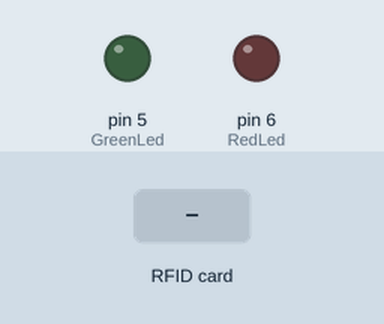
The sketch below on a simulated Arduino Uno, built with avr-gcc and run on an emulated ATmega328P. Parts: output pins drawn as LEDs (lit = HIGH). The inputs (shaded band) are chosen by the test bench. Pins used as bus, display or sensor lines are not drawn; what the sketch prints to the serial monitor is not drawn.

Above: at 1.2 s.
1.3 s: RFID card 86 00 3D 29 held to the reader
At 2.0 s:
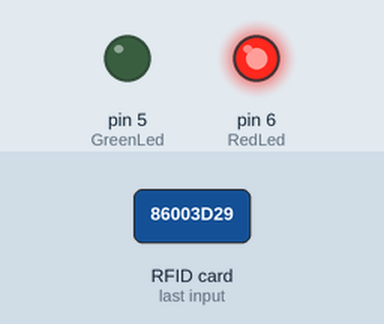
4.3 s: RFID card 60 73 13 71 held to the reader
At 7.1 s:
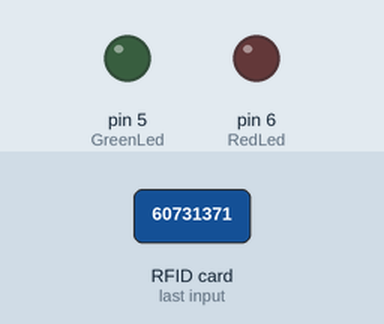
7.3 s: RFID card C7 44 E3 E0 held to the reader
At 8.2 s:
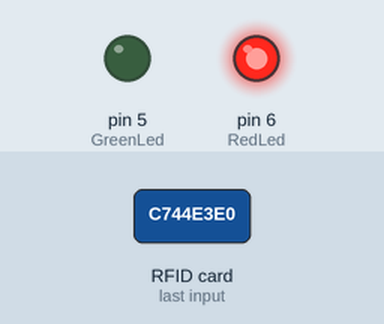
Timing chart, 0 to 10.8 s (numbered marks = the images above; inputs shaded):
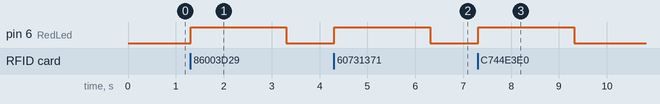

Measured:
- after the input at 1.3 s, pin 6 (RedLed): LOW → HIGH at once, → LOW 2.0 s later
- after the input at 4.3 s, pin 6 (RedLed): LOW → HIGH at once, → LOW 2.0 s later
- after the input at 7.3 s, pin 6 (RedLed): LOW → HIGH at once, → LOW 2.0 s later

The sketch:

Project_Code.ino
```cpp
#include <SPI.h>
#include <MFRC522.h>

#define SS_PIN 10 //RX slave select
#define RST_PIN 9

MFRC522 mfrc522(SS_PIN, RST_PIN); // Create MFRC522 instance.

byte card_ID[4]; //card UID size 4byte

byte s1[4]={0x86,0x00,0x3D,0x29};//first UID card
byte s2[4]={0x60, 0x73, 0x13, 0x71};//second UID card
byte s3[4] = {0xC7, 0x44, 0xE3, 0xE0};
byte s4[4] = {0xC0, 0xD9, 0x71, 0xAE};
byte s5[4] = {0xE0, 0x13, 0xBD, 0xD4};

//if you want the Arduino to detect the cards only once
int NumbCard[5];//this array contains the number of cards. in my case, i have just two cards.
int j=0;

int const RedLed=6;
int const GreenLed=5;

String Name;//user name
String Number;//user number
int n=5 ;//The number of cards you want to detect (optional)

void setup()
{
  Serial.begin(9600); // Initialize serial communications with the PC
  SPI.begin();  // Init SPI bus
  mfrc522.PCD_Init(); // Init MFRC522 card

  Serial.println("CLEARSHEET");                 // clears starting at row 1
  Serial.println("LABEL,Date,Time,Student Name,Register Number");// make four columns (Date,Time,[Name:"user name"]line 48 & 52,[Number:"user number"]line 49 & 53)

  pinMode(RedLed,OUTPUT);
  pinMode(GreenLed,OUTPUT);

}

void loop()
{
  //look for a new card
   if ( ! mfrc522.PICC_IsNewCardPresent()) {
  return;//got to start of the loop if there is no card present
 }
 // Select one of the cards
 if ( ! mfrc522.PICC_ReadCardSerial()) {
  return;//if read card serial(0) returns 1, the uid struct contains the ID of the read card.
 }

 for (byte i = 0; i < mfrc522.uid.size; i++)
 {
      card_ID[1]=mfrc522.uid.uidByte[1];
      card_ID[2]=mfrc522.uid.uidByte[2];
      card_ID[3]=mfrc522.uid.uidByte[3];
      card_ID[4]=mfrc522.uid.uidByte[4];


       if(card_ID[1]==s1[1] && card_ID[2]==s1[2] && card_ID[3]==s1[3] && card_ID[4]==s1[4])
       {
       Name="Student A";//user name
       Number="20BPS1115";//user number
       j=0;//first number in the NumbCard array : NumbCard[j]

      }
      else if(card_ID[1]==s2[1] && card_ID[2]==s2[2] && card_ID[3]==s2[3] && card_ID[4]==s2[4])
      {
       Name="Student B";//user name
       Number="20BPS1111";//user number
       j=1;//Second number in the NumbCard array : NumbCard[j]
      }

      else if(card_ID[1]==s3[1] && card_ID[2]==s3[2] && card_ID[3]==s3[3] && card_ID[4]==s3[4])
      {
       Name="Student C";//user name
       Number="20BPS1110";//user number
       j=2;//Second number in the NumbCard array : NumbCard[j]
      }

      else if(card_ID[1]==s4[1] && card_ID[2]==s4[2] && card_ID[3]==s4[3] && card_ID[4]==s4[4])
      {
       Name="Student D";//user name
       Number="20BAI1234";//user number
       j=3;//Second number in the NumbCard array : NumbCard[j]
      }

      else if(card_ID[1]==s5[1] && card_ID[2]==s5[2] && card_ID[3]==s5[3] && card_ID[4]==s5[4])
      {
       Name="Student E";//user name
       Number="20BCE1135";//user number
       j=4;//Second number in the NumbCard array : NumbCard[j]
      }
      else{
          digitalWrite(GreenLed,LOW);
          digitalWrite(RedLed,HIGH);
          //delay(1000);
          goto cont;//go directly to line 85
     }
}
      if(NumbCard[j] == 1){//to check if the card already detect
      //if you want to use LCD
      //Serial.println("Already Exist");
      }
      else{
      NumbCard[j] = 1;//put 1 in the NumbCard array : NumbCard[j]={1,1} to let the arduino know if the card was detecting
      n++;//(optional)
      Serial.print("DATA,DATE,TIME," + Name);//send the Name to excel
      Serial.print(",");
      Serial.println(Number); //send the Number to excel
      digitalWrite(GreenLed,HIGH);
      digitalWrite(RedLed,LOW);
      Serial.println("SAVEWORKBOOKAS,Names/WorkNames");
      }
cont:
delay(2000);
digitalWrite(GreenLed,LOW);
digitalWrite(RedLed,LOW);
}
```
